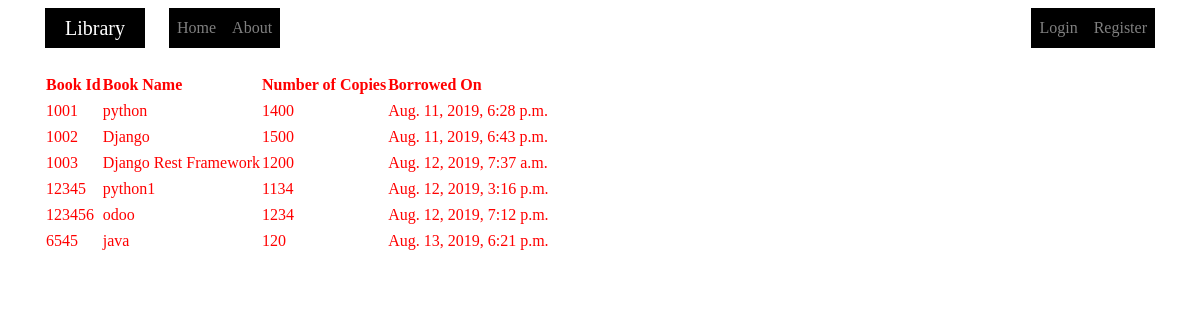
Page /list/ on the committed database.
### testapp/models.py (models this page shows, shortened)
class Book(models.Model):
    book_id=models.IntegerField()
    book_title=models.CharField(max_length=200)
    number_of_copies=models.IntegerField()
    borrowed_on=models.DateTimeField(auto_now_add=True)

### testapp/views.py (the view)
# urls.py: url(r'^list/$', testapp_views.book_list_view),
def book_list_view(request):
    book_list=Book.objects.all()
    return render(request, 'testapp/book_list.html', {'book_list':book_list})

### templates/testapp/book_list.html (shortened to what this page needs)
{% extends "testapp/base.html"%}
{%block content%}
{%if book_list%}
<table>
  <thead>
    <th>Book Id</th>
    <th>Book Name</th>
    <th>Number of Copies</th>
    <th>Borrowed On</th>
  </thead>
  {%for book in book_list%}
  <tr>
    <td>{{book.book_id}}</td>
    <td>{{book.book_title}}</td>
    <td>{{book.number_of_copies}}</td>
    <td>{{book.borrowed_on}}</td>
    </tr>
  {%endfor%}
</table>
{%else%}
<h1> No Books Found</h1>
{%endif%}
{%endblock%}

### templates/testapp/base.html (shortened to what this page needs)
<!DOCTYPE html>
{% load staticfiles %}
<html lang="en" dir="ltr">
  <head>
    <link rel="stylesheet" href="https://maxcdn.bootstrapcdn.com/bootstrap/4.0.0/css/bootstrap.min.css">
    <link rel="stylesheet" href="{%static "css/base.css" %}">
  </head>
  <body>
    <header class="site-header">
      <nav class="navbar navbar-expand-md navbar-dark bg-steel fixed-top">
        <div class="container">
          <a class="navbar-brand mr-4 " href="{% url 'home' %}">Library</a>
          <div class="collapse navbar-collapse" id="navbar toggler">
            <div class="navbar-nav mr-auto">
              <a class="nav-item nav-link" href="{% url 'home' %}"> Home </a>
              <a class="nav-item nav-link" href="{% url 'home' %}"> About </a>
            </div>
            <div class="navbar-nav">
              {% if user.is_authenticated %}
              <a class="nav-item nav-link" href="{% url 'logout' %}"> Logout </a>
              <a class="nav-item nav-link" href="{% url 'profile' %}"> Profile </a>
              {%  else %}
              <a class="nav-item nav-link" href="{% url 'login' %}"> Login </a>
              <a class="nav-item nav-link" href="{% url 'register' %}"> Register </a>
              {% endif %}
            </div>
          </div>
        </div>
      </nav>
    </header><br><br><br>
    <main role="main" class="container">
      <div class="row">
        <div class="col-md-8">
          {% block content%}{%endblock%}
        </div>
        <div class="col-md-4">
        </div>
      </div>
    </main>
  </body>
</html>

### static/css/base.css (style rules this page uses)
h1, { text-align: center; border-bottom: 2px solid #bbb; padding-bottom: 5px; }
body { color: red; background: white; font-family: arial sans-serif; }
nav div a { background-color: black; overflow: hidden; color: white; padding: 15px 20px; }

### rows in the picture
Book: book_id "1001", book_title "python", number_of_copies "1400", borrowed_on "Aug. 11, 2019, 6:28 p.m."
Book: book_id "1002", book_title "Django", number_of_copies "1500", borrowed_on "Aug. 11, 2019, 6:43 p.m."
Book: book_id "1003", book_title "Django Rest Framework", number_of_copies "1200", borrowed_on "Aug. 12, 2019, 7:37 a.m."
Book: book_id "12345", book_title "python1", number_of_copies "1134", borrowed_on "Aug. 12, 2019, 3:16 p.m."
Book: book_id "123456", book_title "odoo", number_of_copies "1234", borrowed_on "Aug. 12, 2019, 7:12 p.m."
Book: book_id "6545", book_title "java", number_of_copies "120", borrowed_on "Aug. 13, 2019, 6:21 p.m."
